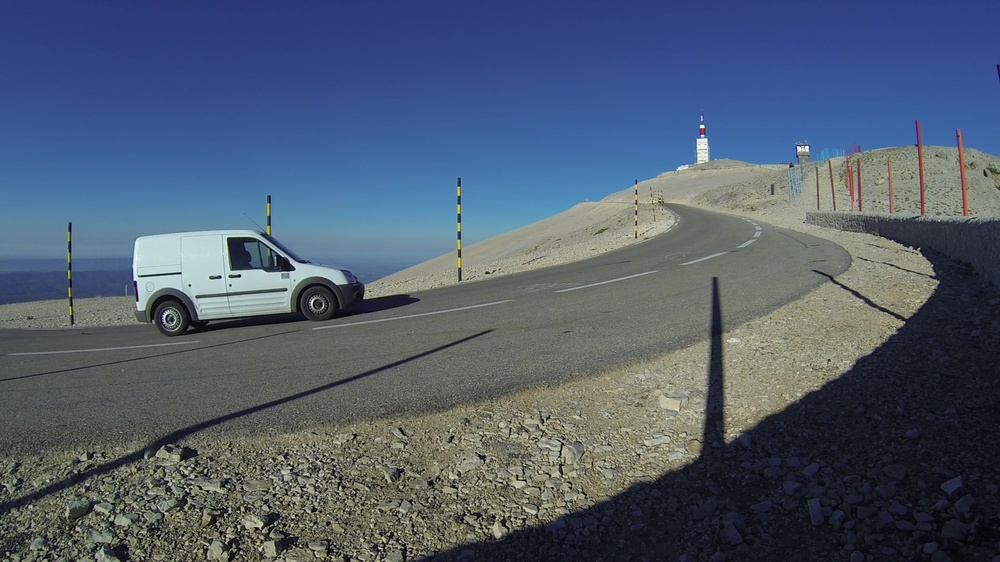
//> input picture SDx-platforms/2017.4/TySOM_3_ZU7/samples/file_IO/lknpyroflow/data/im0.jpg, 1000 x 562 px, shrunk from 1920 x 1080 before the run
$ ./xf_dense_npyr_optical_flow_tb data/im0.jpg data/im1.jpg   (built with g++ and OpenCV 4)
//> lines starting //> are read from the running program, lines starting //| are printed output that depends on the picture
### SDx-platforms/2017.4/TySOM_3_ZU7/samples/file_IO/bilateralfilter/xf_headers.h
// [29 lines of licence text are left out]
#ifndef _XF_HEADERS_H_
#define _XF_HEADERS_H_

#include <stdio.h>
#include <stdlib.h>
#include <stdint.h>

#if __SDSCC__
#undef __ARM_NEON__
#undef __ARM_NEON
#include "opencv2/opencv.hpp"
#include "opencv2/imgproc/imgproc.hpp"
#include "opencv2/highgui/highgui.hpp"
#define __ARM_NEON__
#define __ARM_NEON
#else
#include "opencv2/opencv.hpp"
#include "opencv2/imgproc/imgproc.hpp"
#include "opencv2/highgui/highgui.hpp"
#endif

#if __SDSCC__
	#include "sds_lib.h"
	unsigned long clock_start, clock_end;
	#define TIME_STAMP_INIT clock_start = sds_clock_counter();
	#define TIME_STAMP  { clock_end = sds_clock_counter(); printf("elapsed time %lu \nelapsed real-time %f ms \n", clock_end-clock_start, (1000.0/sds_clock_frequency())*(double)(clock_end-clock_start)); clock_start = sds_clock_counter();  }
#endif

#endif//_XF_HEADERS_H_

### SDx-platforms/2017.4/TySOM_3_ZU7/samples/file_IO/lknpyroflow/xf_dense_npyr_optical_flow_tb.cpp
// [29 lines of licence text are left out]
#include "xf_headers.h"
#include "xf_dense_npyr_optical_flow_config.h"

int main(int argc, char *argv[]){

	cv::Mat frame0, frame1;
	cv::Mat frame_out;

	if (argc != 3) {
		std::cout << "Usage incorrect. Correct usage: ./exe <current frame> <next frame>" << std::endl;
		return -1;
	}
	frame0 = cv::imread(argv[1],0);
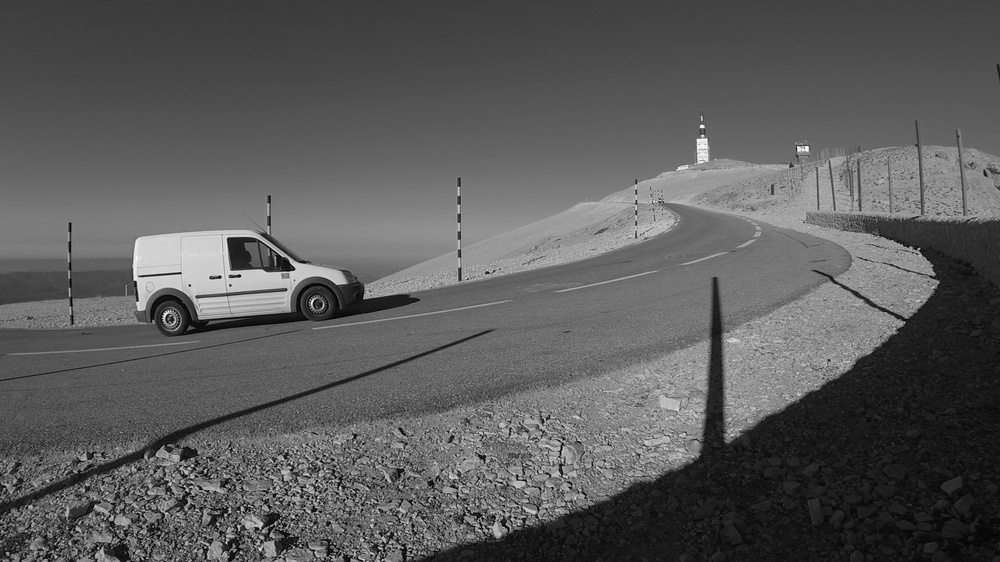
//> frame0: 562 rows x 1000 cols, CV_8UC1; min 0, max 255, mean 91.2
	frame1 = cv::imread(argv[2],0);
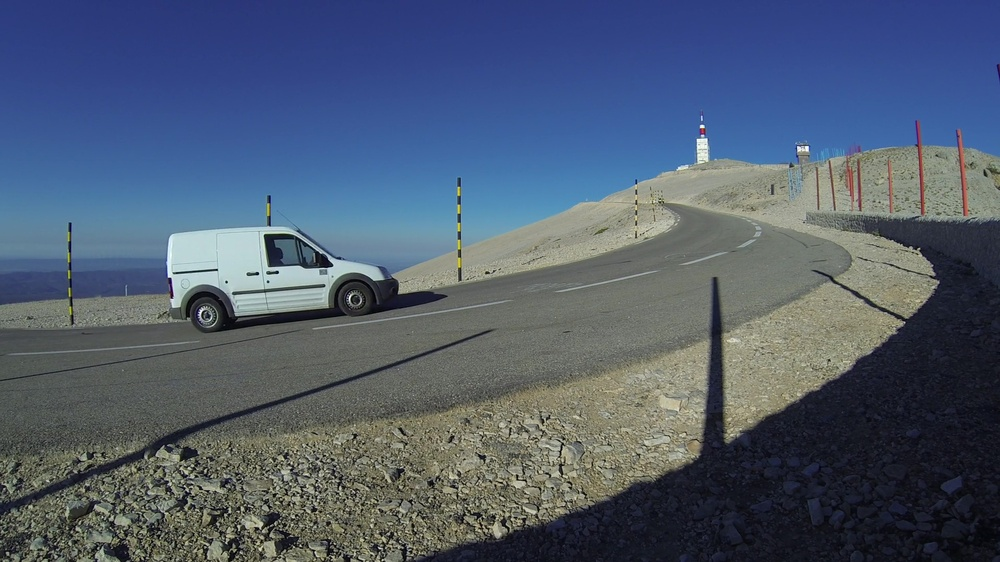
//> input picture SDx-platforms/2017.4/TySOM_3_ZU7/samples/file_IO/lknpyroflow/data/im1.jpg, 1000 x 562 px, shrunk from 1920 x 1080 before the run
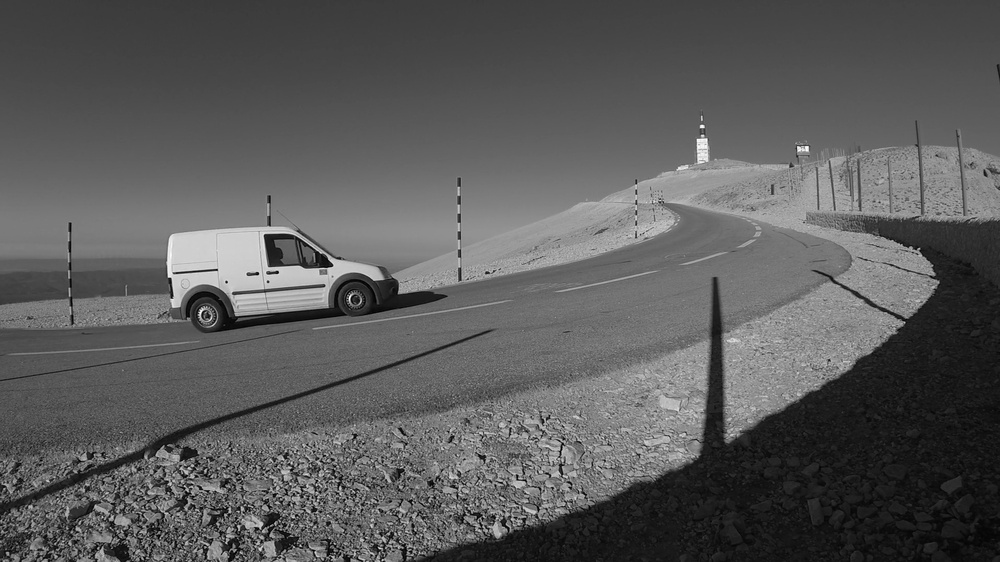
//> frame1: 562 rows x 1000 cols, CV_8UC1; min 0, max 255, mean 91.1

	if (frame0.empty() || frame1.empty()) {
		std::cout << "input files not found!" << std::endl;
		return -1;
	}

	frame_out.create(frame0.rows, frame0.cols, CV_8UC4);
	int cnt = 0;
	unsigned char p1, p2, p3, p4;
	unsigned int pix =0;

	char out_string[200];
//> (the run ends here: the program needs code that is not available in this run, at `xf::Mat<XF_8UC1, MAX_HEIGHT, MAX_WIDTH, NPPC> buf0(frame0.rows,frame0...`)
